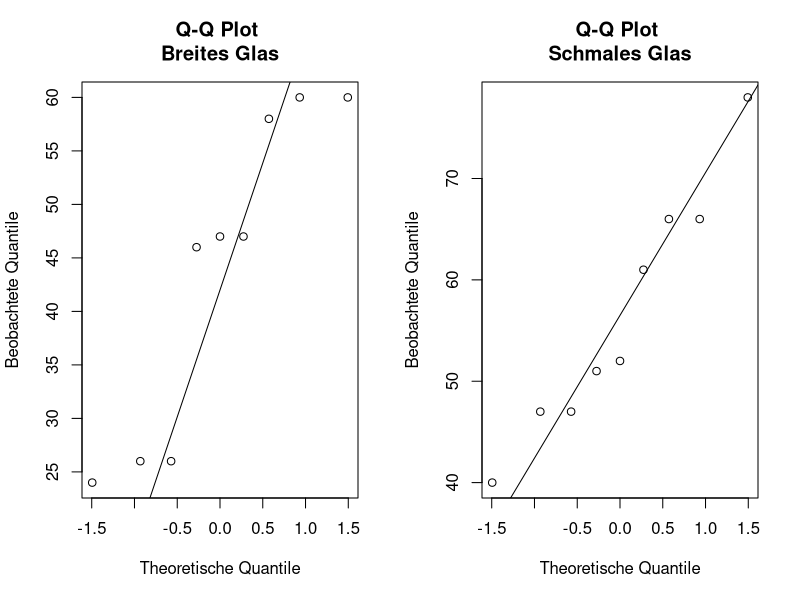
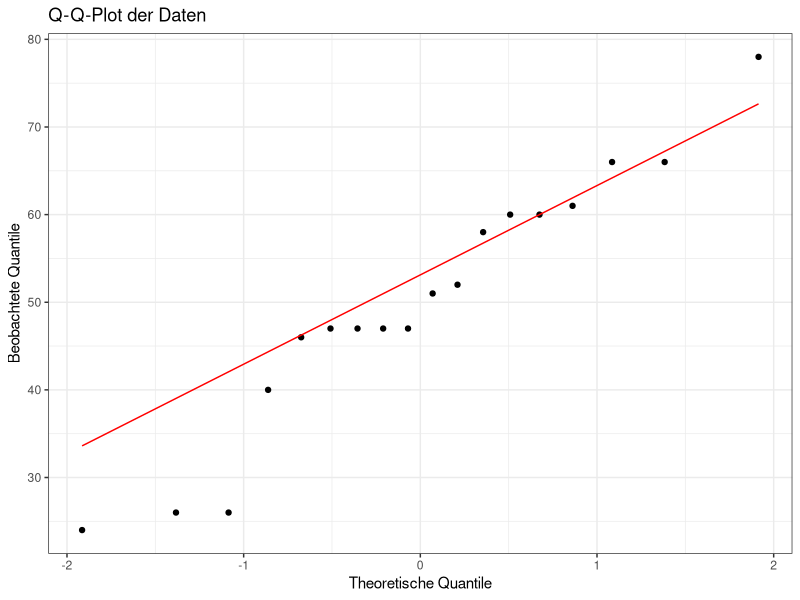
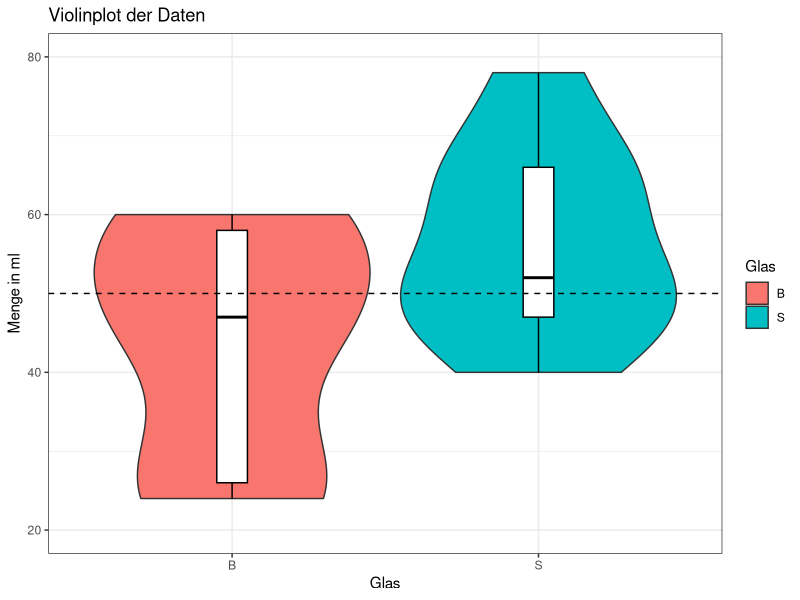

Write R code to recreate these figures, in order.
# Grundlagen der Versuchsplanung 



#
# Laden der Pakete
library(ggplot2)
library(ggpubr)


# Erstellung Dataframe
Daten <- data.frame(Proband = c("Lukas Pape", "Serhat Aydin", "Maike Brochtrup", "Justin Pixner",
                                "Larissa Schoeneich", "Mia Macarena Bedarf", "Tobias Huebner", 
                                "Nicole Hofmann", "Simon Kutzner", "Jonas Molsbeck", 
                                "Julia Nadine Pohl", "Piet Wilhelm Cornils", "Dylan Wagner",
                                "Max Kuebler", "Nils Huelpuesch", "Ashtar Hashmin", 
                                "Mika Lowak", "Onur Guel"), 
                    Glas = c("s", "s", "s", "b", "b", "b", "b", "s", "s", "s", "b", 
                             "s", "b", "b", "s", "b", "b", "s"), 
                    Versuchseinheit = c(1,9,2,10,3,11,4,12,5,13,6,14,7,15,8,16,17,18),
                    Geschlecht = c("m", "m", "w", "m", "w", "w", "m", "w", "m", "m", "w", 
                                   "m", "m", "m", "m", "w", "m", "m"), 
                    Beginn = c("9:13", "9:19", "9:28", "9:32", "9:42", "9:46", "10:18", 
                    "10:54", "10:38", "10:26", "10:35", "10:23", "10:47", "10:04", "11:04", "11:07", 
                    "11:17", "11:00"), 
                    Ende = c("9:15", "9:21", "9:31", "9:34", "9:44", "9:48", "10:20", "NA", "10:40", 
                             "10:27", "10:37", "10:25", "10:48", "10:06", "11:06", "11:09", "11:20", 
                             "11:01"),
                    Vorwissen = c(0,1,0,0,1,0,0,0,0,0,0,1,0,0,0,0,0,2), 
                    Stress = c(2,1,2,3,2,2,1,3,2,1,4,2,1,1,1,3,2,1), 
                    Kurzsichtig = c(0,1,0,1,0,0,0,1,0,0,1,0,1,1,1,0,0,0), 
                    Weitsichtig = c(0,0,0,0,0,0,0,0,1,0,0,0,0,0,0,0,0,0), 
                    Hornhautverkruemmung = c(0,0,0,0,0,0,0,1,1,0,0,0,0,0,0,0,0,0), 
                    Messergebnis = c(193, 198, 184, 212, 191, 225, 225, 210, 172, 198, 
                                      223, 179, 191, 189, 179, 211, 212, 183))

# Messergebniss ohne Gewicht vom Glas
B <- Daten$Messergebnis[Daten$Glas == "b"] - 165
S <- Daten$Messergebnis[Daten$Glas == "s"] - 132

mean(B)
mean(S)


# Zusammenfassung deskrip. Stat.
des_stat_B <- summary(B)
des_stat_S <- summary(S)


# ------------------------------------------------------------------------------
# Betrachtung Normalverteilung
#
# Dataframe erstellen
data <- data.frame(Glas = c(rep("B", length(B)), rep("S", length(S))), Value = c(B, S))

# qq-Plot für einzelne Messung
# Layout fuer drei Unterplots
par(mfrow = c(1, 2))

qqnorm(B, main = "Q-Q Plot \nBreites Glas", xlab = "Theoretische Quantile", ylab = "Beobachtete Quantile")
qqline(B)

qqnorm(S, main = "Q-Q Plot \nSchmales Glas", xlab = "Theoretische Quantile", ylab = "Beobachtete Quantile")
qqline(S)

# Zusammengefasster qq-Plot
qq_plot <- ggplot(data, aes(sample = Value)) +
  geom_qq() +
  geom_qq_line(color = "red") +
  xlab("Theoretische Quantile") + 
  ylab("Beobachtete Quantile") +  
  ggtitle("Q-Q-Plot der Daten") +
theme_bw()

print(qq_plot)

# ------------------------------------------------------------------------------
# t-Test
t.test(B,S)


# ------------------------------------------------------------------------------
# Grafische Darstellung
#

# Violinplot erstellen
violin_plot <- ggplot(data, aes(x = Glas, y = Value, fill = Glas)) +
  geom_violin(scale = "width", trim = TRUE) +
  geom_boxplot(width = 0.1, fill = "white", color = "black") +
  #stat_qq(aes(sample = Value), color = "red") +
  #facet_wrap(~Group, scales = "free") +
  ylim(20, 80) + 
  ylab("Menge in ml") +
  geom_hline(yintercept = 50, linetype = "dashed", color = "black") +
  ggtitle("Violinplot der Daten") +
  theme_bw()

print(violin_plot)
